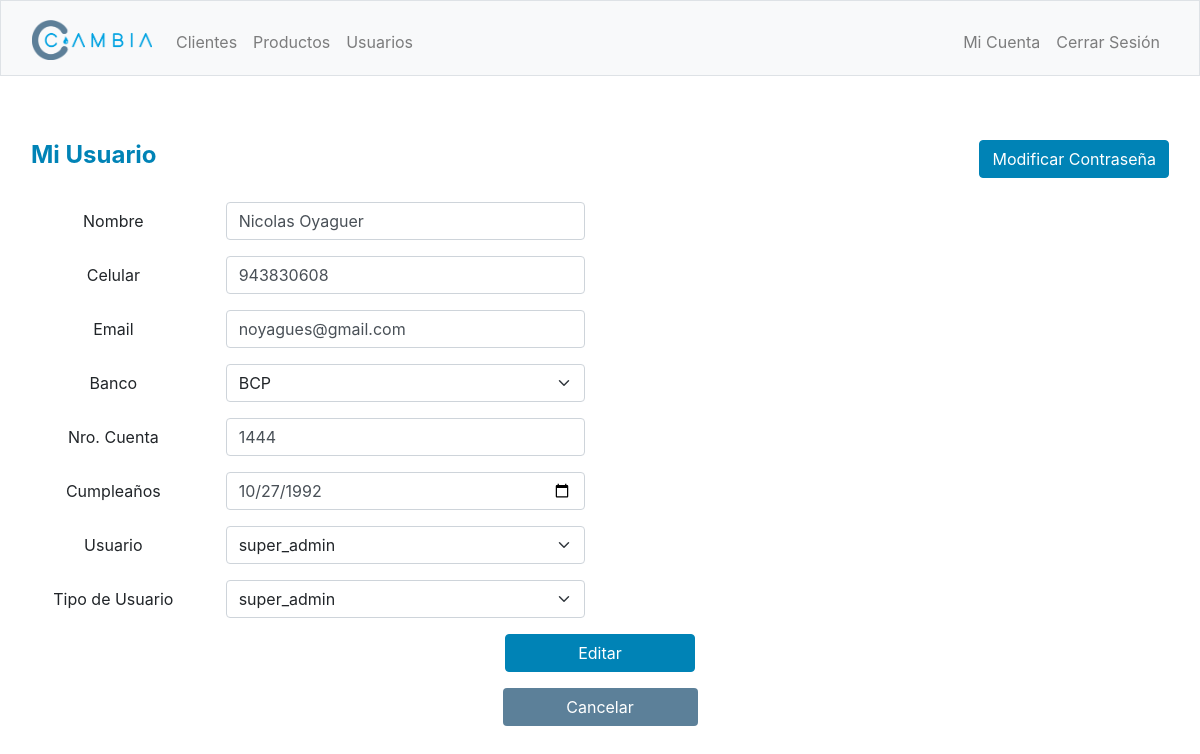
Page /myaccount (signed in) on the committed database.
### tables this page shows
CREATE TABLE 'users' (id INTEGER PRIMARY KEY AUTOINCREMENT NOT NULL, username TEXT NOT NULL, hash TEXT NOT NULL,'type' INTEGER NOT NULL, 'name' TEXT, 'phone' INTEGER, 'email' TEXT, 'bank' TEXT, 'bank_account' TEXT, 'birthday' TEXT);

CREATE TABLE user_type (id INTEGER PRIMARY KEY AUTOINCREMENT NOT NULL, name TEXT NOT NULL);

### app.py (the view)
@app.route('/myaccount', methods=["GET", "POST"])
@login_required
def myaccount_edit():
    if request.method == "POST":
        if not request.form.get("name") or not request.form.get("phone") or not request.form.get("email") or not request.form.get("banco") or not request.form.get("account") or not request.form.get("birthday"):
            error = 'Faltan datos.'
            page = 'myaccount'
            return render_template("error.html", error=error, page=page)
        else:
            name = request.form.get("name")
            phone = request.form.get("phone")
            email = request.form.get("email")
            bank = request.form.get("banco")
            account = request.form.get("account")
            birthday = request.form.get("birthday")
            db.execute("UPDATE clients SET salesman=? WHERE salesman=?", name, session["sales_name"])
            db.execute("UPDATE users SET name=?, phone=?, email=?, bank=?, bank_account=?, birthday=? WHERE id=?", name, phone, email, bank, account, birthday, session["user_id"])
            return redirect("/")
    else:
        banks = db.execute("SELECT * FROM banks")
        users = db.execute("SELECT * FROM users WHERE id=?", session["user_id"])
        user_types = db.execute("SELECT user_type.name FROM user_type JOIN users ON user_type.id = users.type WHERE users.id=?", session["user_id"])
        return render_template("myaccount_edit.html", users=users, user_types=user_types, banks=banks)

### helpers.py (called while the page is built)
def login_required(f):
    @wraps(f)
    def decorated_function(*args, **kwargs):
        if session.get("user_id") is None:
            return redirect("/login")
        return f(*args, **kwargs)
    return decorated_function

### templates/myaccount_edit.html (shortened to what this page needs)
{% extends "layout.html" %}
{% block main %}
    <nav class="navbar navbar-expand-md navbar-light" id="subtitle">Mi Usuario
        <ul class="navbar-nav ms-auto mt-2">
            <a href="https://nico92-pe-code50-94309353-97wx995w42x759-5000.preview.app.github.dev/editpassword">
                <button class="btn btn-primary" type="submit">Modificar Contraseña</button>
            </a>
         </ul>
    </nav>
    {% set count = namespace(value=0) %}
    {% for user in users %}
    <form id="create_form" method="post">
        <div class="row form-group">
            <label class="col-sm-2 col-form-label">Nombre</label>
            <div class="col-sm-4">
                <input name="name" value="{{ users[count.value].name }}" type="text" autofocus class="form-control">
            </div>
        </div>
        <div class="row form-group">
            <label class="col-sm-2 col-form-label">Celular</label>
            <div class="col-sm-4">
                <input name="phone" value="{{ users[count.value].phone }}" type="text" class="form-control">
            </div>
        </div>
        <div class="row form-group">
            <label class="col-sm-2 col-form-label">Email</label>
            <div class="col-sm-4">
                <input name="email" value="{{ users[count.value].email }}" type="text" class="form-control">
            </div>
        </div>
        <div class="row form-group">
            <label class="col-sm-2 col-form-label">Banco</label>
            <div class="col-sm-4">
                <select class="form-select" name="banco">
                        {% set count = namespace(value=0) %}
                        {% for bank in banks %}
                            {% if banks[count.value].name == banks[0].name %}
                                <option selected value="{{ banks[count.value].name }}">{{ banks[count.value]["name"] }}</option>
                            {% else %}
                                <option value="{{ banks[count.value].name }}">{{ banks[count.value]["name"] }}</option>
                            {% endif %}
                            {% set count.value = count.value + 1 %}
                        {% endfor %}
                        {% set count = namespace(value=0) %}
                </select>
            </div>
        </div>
        <div class="row form-group">
            <label class="col-sm-2 col-form-label">Nro. Cuenta</label>
            <div class="col-sm-4">
                <input name="account" value="{{ users[count.value].bank_account }}" type="text" class="form-control">
            </div>
        </div>
        <div class="row form-group">
            <label class="col-sm-2 col-form-label">Cumpleaños</label>
            <div class="col-sm-4">
                <input name="birthday" value="{{ users[count.value].birthday }}" type="date" class="form-control">
            </div>
        </div>
        <div class="row form-group">
            <label class="col-sm-2 col-form-label">Usuario</label>
            <div class="col-sm-4">
                <select class="form-select" name="user">
                    <option selected disabled>{{ users[0].username }}</option>
                </select>
            </div>
        </div>
        <div class="row form-group">
            <label class="col-sm-2 col-form-label">Tipo de Usuario</label>
            <div class="col-sm-4">
                <select class="form-select" name="user_type">
                    <option selected disabled>{{ user_types[count.value].name }}</option>
                </select>
            </div>
        </div>
    <button onclick="showAlert()" class="btn btn-primary col-sm-2 col-form-label" type="submit">Editar</button>
    </form>
    {% set count.value = count.value + 1 %}
    {% endfor %}
    <a href="https://nico92-pe-code50-94309353-97wx995w42x759-5000.preview.app.github.dev/myaccount">
        <button class="btn col-sm-2 col-form-label cancel" id="cancelar">Cancelar</button>
    </a>
{% endblock %}

### static/styles.css (style rules this page uses)
.cancel { margin-left: 1rem; margin-right: 1rem; margin-top: 0rem; margin-bottom: 0rem; background-color: #5C8099; border-color: none; color: #fff; }
#subtitle { background-color: #FFFFFF; color: #0083B6; font-size: x-large; font-weight: bold; }
.btn-primary { background-color: #0083B6; border-color: #0083B6; }
#create_form { padding-top: 1rem; padding-bottom: 1rem; padding-left: 1rem; padding-right: 1rem; margin-left: auto; margin-right: auto; }
:root { --bs-body-font-family: Montserrat; }

### rows in the picture
users: name "Nicolas Oyaguer", phone "943830608", email "noyagues@gmail.com", account "1444", birthday "10/27/1992", user "super_admin", user_type "super_admin"

### other values in the picture
form field banco "BCP"
